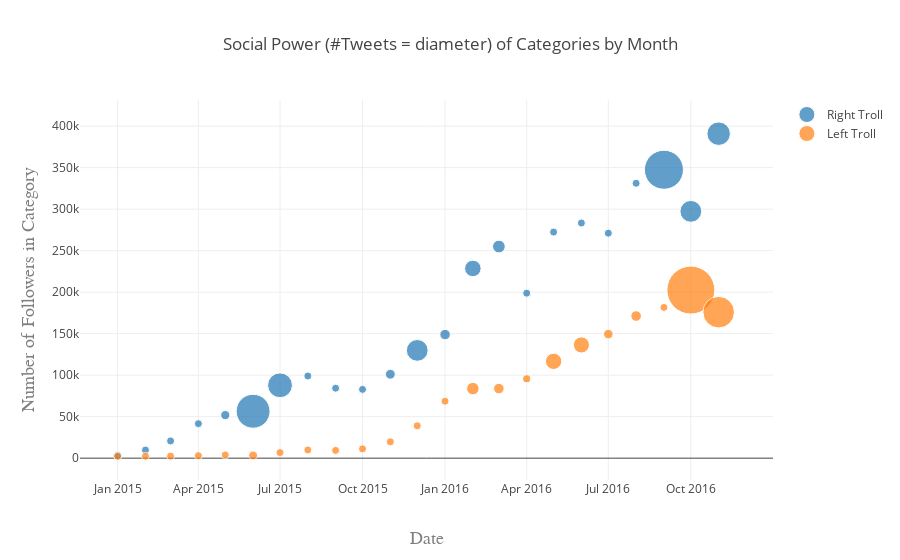

Write notebook code for a chart like this one.
### Code cell
######################################################################################################################
#TO VISUALIZE THE PLOT FROM THE CLOUD RUN THIS CELL #######################################
###############################################################################################################################

fig = py.get_figure('https://plot.ly/~Flavioh/66', raw=True)
iplot(fig)

### Figure 1 — Plotly figure (JSON) as saved in the notebook; plotly's stock layout.template omitted (floating-point values rounded to 4 significant figures)
{"data": [{"marker": {"size": [6.962, 9.584, 7.922, 12.68, 18.31, 67.75, 49.59, 14.05, 8.958, 15.99, 19.66, 43.44, 20.94, 33.05, 25.43, 7.336, 14.38, 9.186, 12.03, 12.61, 78.11, 43.54, 46.97], "sizemin": 4, "sizemode": "diameter", "sizeref": 2, "sizesrc": "Flavioh:67:7d3ac8"}, "mode": "markers", "name": "Right Troll", "type": "scatter", "uid": "8094ccf6-0d3d-4b71-b218-111cc376bd3e", "x": ["2015-01", "2015-02", "2015-03", "2015-04", "2015-05", "2015-06", "2015-07", "2015-08", "2015-09", "2015-10", "2015-11", "2015-12", "2016-01", "2016-02", "2016-03", "2016-04", "2016-05", "2016-06", "2016-07", "2016-08", "2016-09", "2016-10", "2016-11"], "xsrc": "Flavioh:67:d3aebc", "y": [3143, 9750, 20797, 41560, 51874, 56537, 87822, 99016, 84279, 82863, 101094, 129867, 148926, 228588, 254976, 198775, 272407, 283351, 271090, 331216, 347495, 297377, 390962], "ysrc": "Flavioh:67:c8ac13"}, {"marker": {"size": [4.28, 1.54, 6.882, 1.946, 2.736, 17.67, 4.046, 5.748, 3.306, 4.588, 3.552, 12.01, 13.66, 24.97, 20.96, 16.06, 32.63, 32.16, 19.01, 21.13, 13.99, 95.93, 63.04], "sizemin": 4, "sizemode": "diameter", "sizeref": 2, "sizesrc": "Flavioh:67:46d807"}, "mode": "markers", "name": "Left Troll", "type": "scatter", "uid": "c6f05476-c473-4720-9c01-8b4617241204", "x": ["2015-01", "2015-02", "2015-03", "2015-04", "2015-05", "2015-06", "2015-07", "2015-08", "2015-09", "2015-10", "2015-11", "2015-12", "2016-01", "2016-02", "2016-03", "2016-04", "2016-05", "2016-06", "2016-07", "2016-08", "2016-09", "2016-10", "2016-11"], "xsrc": "Flavioh:67:d3aebc", "y": [2213, 2382, 2405, 3015, 3905, 3240, 6711, 9838, 9343, 11209, 19712, 38989, 68615, 83766, 83868, 95641, 116681, 136420, 149441, 171266, 181641, 202519, 175888], "ysrc": "Flavioh:67:5760f1"}], "layout": {"title": "Social Power (#Tweets = diameter) of Categories by Month", "xaxis": {"title": "Date", "titlefont": {"color": "#7f7f7f", "family": "Courier New, monospace", "size": 18}}, "yaxis": {"title": "Number of Followers in Category", "titlefont": {"color": "#7f7f7f", "family": "Courier New, monospace", "size": 18}}}}
